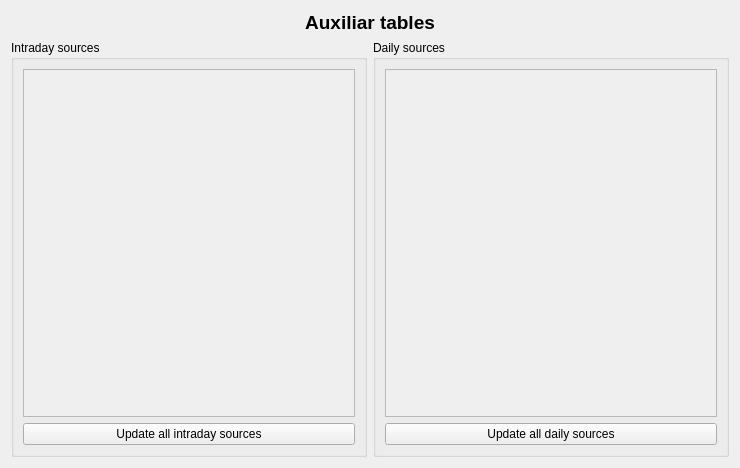
<?xml version="1.0" encoding="UTF-8"?>
<ui version="4.0">
 <class>wdgQuotesUpdate</class>
 <widget class="QWidget" name="wdgQuotesUpdate">
  <property name="geometry">
   <rect>
    <x>0</x>
    <y>0</y>
    <width>740</width>
    <height>468</height>
   </rect>
  </property>
  <property name="windowTitle">
   <string>Form</string>
  </property>
  <layout class="QHBoxLayout" name="horizontalLayout_2">
   <item>
    <layout class="QVBoxLayout" name="verticalLayout">
     <item>
      <widget class="QLabel" name="label">
       <property name="font">
        <font>
         <pointsize>14</pointsize>
         <weight>75</weight>
         <bold>true</bold>
        </font>
       </property>
       <property name="text">
        <string>Auxiliar tables</string>
       </property>
       <property name="alignment">
        <set>Qt::AlignCenter</set>
       </property>
      </widget>
     </item>
     <item>
      <layout class="QHBoxLayout" name="horizontalLayout">
       <item>
        <widget class="QGroupBox" name="groupBox">
         <property name="title">
          <string>Intraday sources</string>
         </property>
         <layout class="QVBoxLayout" name="verticalLayout_2">
          <item>
           <widget class="QScrollArea" name="scrollArea">
            <property name="horizontalScrollBarPolicy">
             <enum>Qt::ScrollBarAlwaysOff</enum>
            </property>
            <property name="widgetResizable">
             <bool>true</bool>
            </property>
            <widget class="QWidget" name="scrollAreaWidgetContents">
             <property name="geometry">
              <rect>
               <x>0</x>
               <y>0</y>
               <width>342</width>
               <height>359</height>
              </rect>
             </property>
             <layout class="QVBoxLayout" name="verticalLayout_7">
              <item>
               <layout class="QGridLayout" name="layIntraday" rowstretch="0">
                <property name="sizeConstraint">
                 <enum>QLayout::SetMinimumSize</enum>
                </property>
               </layout>
              </item>
             </layout>
            </widget>
           </widget>
          </item>
          <item>
           <widget class="QPushButton" name="cmdIntraday">
            <property name="text">
             <string>Update all intraday sources</string>
            </property>
            <property name="icon">
             <iconset resource="../../../xulpymoney/images/xulpymoney.qrc">
              <normaloff>:/xulpymoney/transfer.png</normaloff>:/xulpymoney/transfer.png</iconset>
            </property>
           </widget>
          </item>
         </layout>
        </widget>
       </item>
       <item>
        <widget class="QGroupBox" name="groupBox_2">
         <property name="title">
          <string>Daily sources</string>
         </property>
         <layout class="QVBoxLayout" name="verticalLayout_4">
          <item>
           <widget class="QScrollArea" name="scrollArea_2">
            <property name="horizontalScrollBarPolicy">
             <enum>Qt::ScrollBarAlwaysOff</enum>
            </property>
            <property name="widgetResizable">
             <bool>true</bool>
            </property>
            <widget class="QWidget" name="scrollAreaWidgetContents_2">
             <property name="geometry">
              <rect>
               <x>0</x>
               <y>0</y>
               <width>342</width>
               <height>359</height>
              </rect>
             </property>
             <layout class="QVBoxLayout" name="verticalLayout_3">
              <item>
               <layout class="QVBoxLayout" name="layDaily"/>
              </item>
             </layout>
            </widget>
           </widget>
          </item>
          <item>
           <widget class="QPushButton" name="cmdDaily">
            <property name="text">
             <string>Update all daily sources</string>
            </property>
            <property name="icon">
             <iconset resource="../../../xulpymoney/images/xulpymoney.qrc">
              <normaloff>:/xulpymoney/transfer.png</normaloff>:/xulpymoney/transfer.png</iconset>
            </property>
           </widget>
          </item>
         </layout>
        </widget>
       </item>
      </layout>
     </item>
    </layout>
   </item>
  </layout>
 </widget>
 <resources>
  <include location="../../../xulpymoney/images/xulpymoney.qrc"/>
 </resources>
 <connections/>
</ui>
